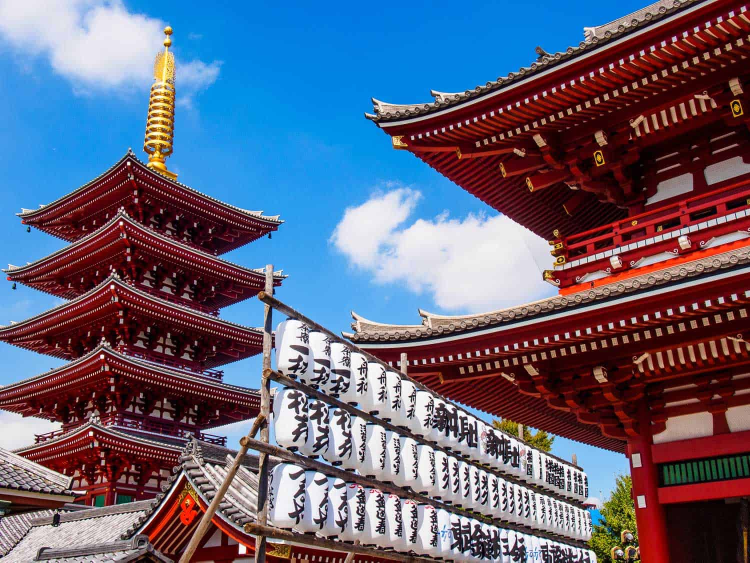
#> input picture images/Tokyo/00000026.jpg, 1500 x 1125 px, found by its file name (shown at 1/2 size); its folder holds 4 pictures in this run
$ python resize.py   (older library calls are emulated)
#> lines starting #> are read from the running program, lines starting #| are printed output that depends on the picture
import os
from PIL import Image
import os
import sys
from datetime import datetime

for image_file_name in os.listdir('C:\\Users\\Cassandra\\Desktop\\cours\\2A\\App_Profond\\Projet\\App_Profond_Geoguessr\\images\\Tokyo\\'):

    name, other = image_file_name.split(".")
    im = Image.open('C:\\Users\\Cassandra\\Desktop\\cours\\2A\\App_Profond\\Projet\\App_Profond_Geoguessr\\images\\Tokyo\\'+image_file_name)
#> im is the input picture: PIL image 1500x1125 RGB; mean R, G, B 98.5, 98.7, 120.7
    new_width  = 150
    new_height = 150
    im = im.resize((new_width, new_height), Image.ANTIALIAS)
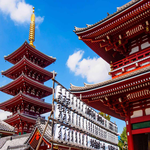
#> im: PIL image 150x150 RGB; mean R, G, B 98.5, 98.9, 120.7
    im.save('C:\\Users\\Cassandra\\Desktop\\cours\\2A\\App_Profond\\Projet\\App_Profond_Geoguessr\\images\\Tokyo_resize\\' + name + '.tif')
#> pass 2 of the loop `for image_file_name in os.listdir('C:\\Users\\Cassandra\\Desktop\\cour..`:
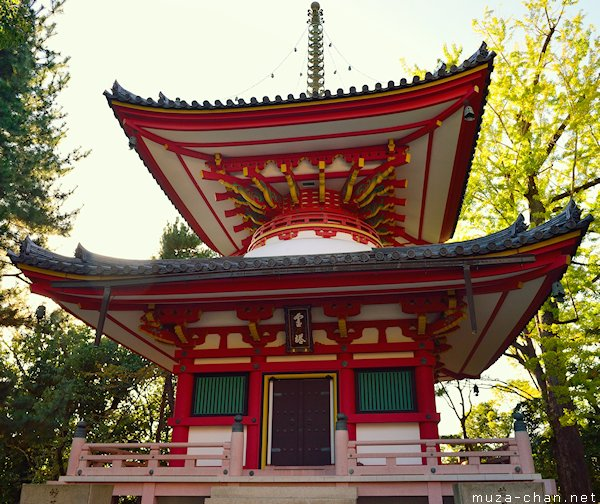
#> input picture images/Tokyo/00000222.jpg, 600 x 504 px, found by its file name
#> im is the input picture: PIL image 600x504 RGB; mean R, G, B 133.9, 113.2, 91.9
#> `im = im.resize((new_width, new_height), Image.ANTIALIAS)`:
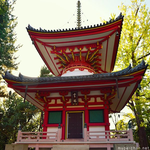
#> im: PIL image 150x150 RGB; mean R, G, B 133.8, 113.2, 91.9

print("All done")
